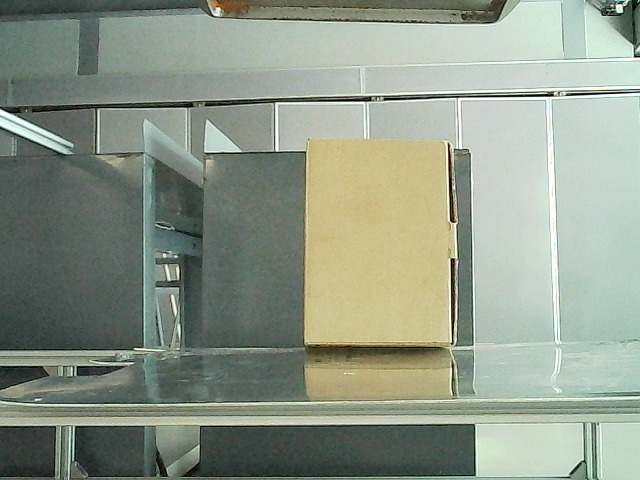
#> input picture proyects/SCARA_robot/software/TESTS/vision/tests/imagenes_test/caja.jpeg, 640 x 480 px, given in place of the camera
$ python color_chnns.py
#> lines starting #> are read from the running program, lines starting #| are printed output that depends on the picture
import cv2
import numpy as np

# Captura de video desde la cámara
cap = cv2.VideoCapture(2)

if not cap.isOpened():
    print("Error al abrir la cámara.")
    exit()

while True:
    ret, frame = cap.read()
#> frame is the input picture: shape (480, 640, 3); mean B, G, R 137.2, 152.2, 142.3
    if not ret:
        print("Error al capturar el frame.")
        break

    # Convertir a escala de grises
    gray = cv2.cvtColor(frame, cv2.COLOR_BGR2GRAY)

    # Separar los canales de color RGB
    b, g, r = cv2.split(frame)
    blue_channel = cv2.merge([b, b, b])
    green_channel = cv2.merge([g, g, g])
    red_channel = cv2.merge([r, r, r])

    # Crear mosaico RGB
    rgb_top_row = np.hstack((frame, blue_channel))
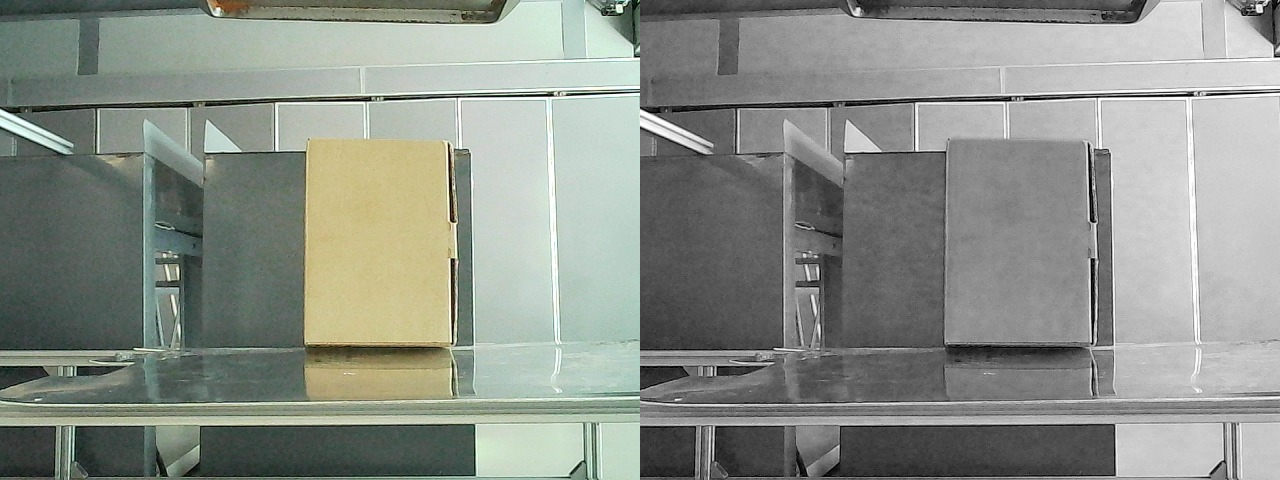
#> rgb_top_row: shape (480, 1280, 3); mean B, G, R 137.2, 144.7, 139.8
    rgb_bottom_row = np.hstack((green_channel, red_channel))
    rgb_mosaic = np.vstack((rgb_top_row, rgb_bottom_row))
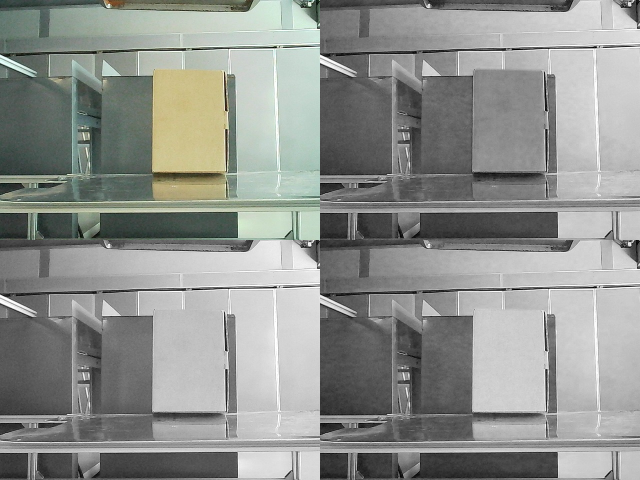
#> rgb_mosaic: shape (960, 1280, 3) (shown at 1/2 size); mean B, G, R 142.2, 146, 143.5

    # Convertir a HSV y separar canales
    hsv = cv2.cvtColor(frame, cv2.COLOR_BGR2HSV)
#> hsv: shape (480, 640, 3); mean H, S, V 61.2, 36.4, 153.5
    h, s, v = cv2.split(hsv)
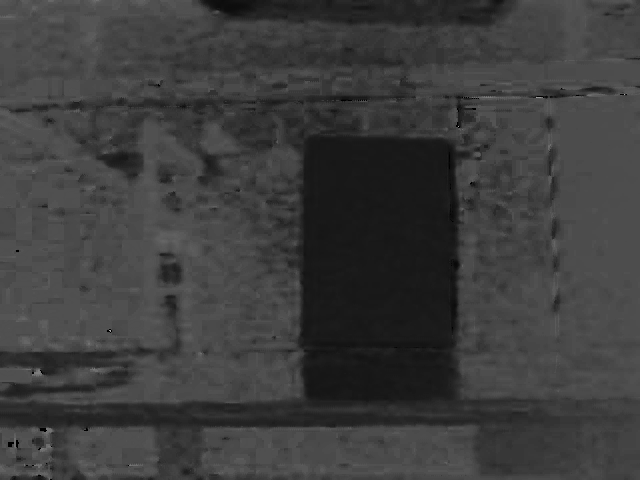
#> h: shape (480, 640); min 0, max 165, mean 61.2
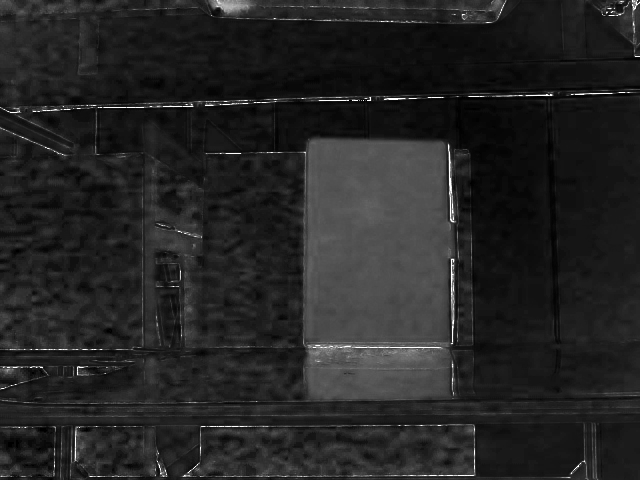
#> s: shape (480, 640); min 0, max 255, mean 36.4
    hue_channel = cv2.merge([h, h, h])
#> hue_channel: shape (480, 640, 3); mean H, S, V 61.2, 61.2, 61.2
    saturation_channel = cv2.merge([s, s, s])
#> saturation_channel: shape (480, 640, 3); mean H, S, V 36.4, 36.4, 36.4
    value_channel = cv2.merge([v, v, v])
#> value_channel: shape (480, 640, 3); mean H, S, V 153.5, 153.5, 153.5

    # Crear mosaico HSV
    hsv_top_row = np.hstack((hue_channel, saturation_channel))
#> hsv_top_row: shape (480, 1280, 3); mean H, S, V 48.8, 48.8, 48.8
    hsv_bottom_row = np.hstack((value_channel, frame))
#> hsv_bottom_row: shape (480, 1280, 3); mean H, S, V 145.4, 152.9, 147.9
    hsv_mosaic = np.vstack((hsv_top_row, hsv_bottom_row))
#> hsv_mosaic: shape (960, 1280, 3); mean H, S, V 97.1, 100.8, 98.3

    # Convertir a LAB y separar canales
    lab = cv2.cvtColor(frame, cv2.COLOR_BGR2LAB)
#> lab: shape (480, 640, 3); mean of channels 0, 1, 2 155.7, 121.8, 134.6
    l, a, b = cv2.split(lab)
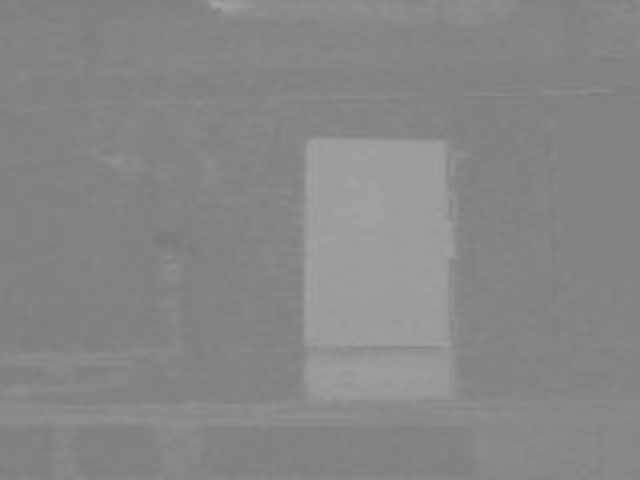
#> b: shape (480, 640); min 120, max 164, mean 134.6
    luminance_channel = cv2.merge([l, l, l])
#> luminance_channel: shape (480, 640, 3); mean of channels 0, 1, 2 155.7, 155.7, 155.7
    a_channel = cv2.merge([a, a, a])
#> a_channel: shape (480, 640, 3); mean of channels 0, 1, 2 121.8, 121.8, 121.8
    b_channel = cv2.merge([b, b, b])
#> b_channel: shape (480, 640, 3); mean of channels 0, 1, 2 134.6, 134.6, 134.6

    # Crear mosaico LAB
    lab_top_row = np.hstack((luminance_channel, a_channel))
#> lab_top_row: shape (480, 1280, 3); mean of channels 0, 1, 2 138.7, 138.7, 138.7
    lab_bottom_row = np.hstack((b_channel, frame))
#> lab_bottom_row: shape (480, 1280, 3); mean of channels 0, 1, 2 135.9, 143.4, 138.4
    lab_mosaic = np.vstack((lab_top_row, lab_bottom_row))
#> lab_mosaic: shape (960, 1280, 3); mean of channels 0, 1, 2 137.3, 141.1, 138.6

    # Convertir a YCrCb y separar canales
    ycrcb = cv2.cvtColor(frame, cv2.COLOR_BGR2YCrCb)
#> ycrcb: shape (480, 640, 3); mean of channels 0, 1, 2 147.5, 124.3, 122.2
    y, cr, cb = cv2.split(ycrcb)
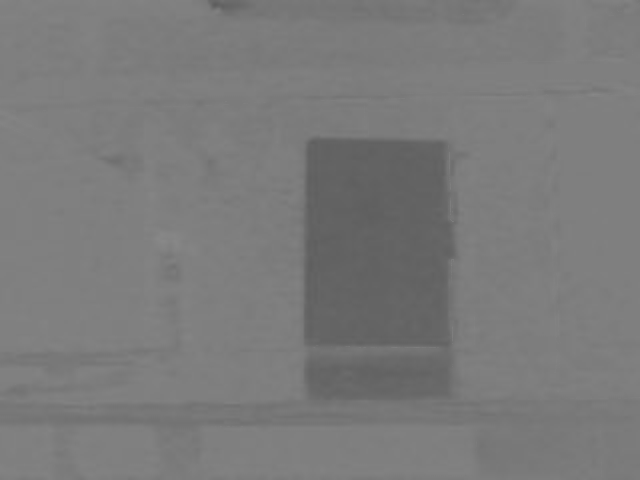
#> cb: shape (480, 640); min 93, max 136, mean 122.2
    y_channel = cv2.merge([y, y, y])
#> y_channel: shape (480, 640, 3); mean of channels 0, 1, 2 147.5, 147.5, 147.5
    cr_channel = cv2.merge([cr, cr, cr])
#> cr_channel: shape (480, 640, 3); mean of channels 0, 1, 2 124.3, 124.3, 124.3
    cb_channel = cv2.merge([cb, cb, cb])
#> cb_channel: shape (480, 640, 3); mean of channels 0, 1, 2 122.2, 122.2, 122.2

    # Crear mosaico YCrCb
    ycrcb_top_row = np.hstack((y_channel, cr_channel))
#> ycrcb_top_row: shape (480, 1280, 3); mean of channels 0, 1, 2 135.9, 135.9, 135.9
    ycrcb_bottom_row = np.hstack((cb_channel, frame))
#> ycrcb_bottom_row: shape (480, 1280, 3); mean of channels 0, 1, 2 129.7, 137.2, 132.3
    ycrcb_mosaic = np.vstack((ycrcb_top_row, ycrcb_bottom_row))
#> ycrcb_mosaic: shape (960, 1280, 3); mean of channels 0, 1, 2 132.8, 136.5, 134.1

    # Crear mosaico Grayscale
    gray_channel = cv2.merge([gray, gray, gray])
    gray_mosaic = np.hstack((gray_channel, frame))
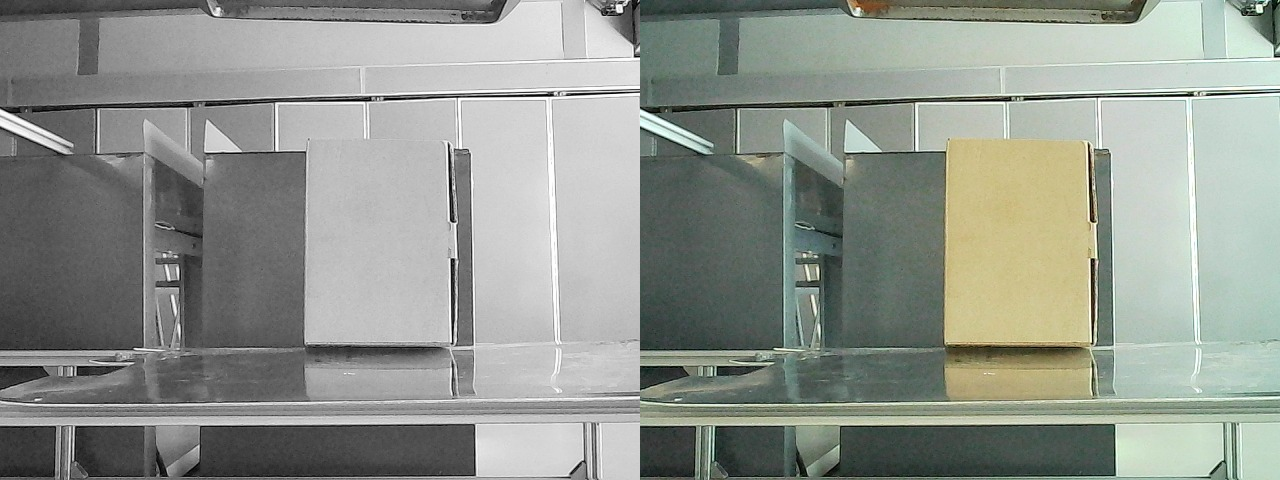
#> gray_mosaic: shape (480, 1280, 3); mean of channels 0, 1, 2 142.4, 149.8, 144.9; drawn as B, G, R

    # Mostrar los mosaicos
    cv2.imshow('Mosaico RGB', rgb_mosaic)
    cv2.imshow('Mosaico HSV', hsv_mosaic)
    cv2.imshow('Mosaico LAB', lab_mosaic)
    cv2.imshow('Mosaico YCrCb', ycrcb_mosaic)
    cv2.imshow('Mosaico Grayscale', gray_mosaic)

    # Salir con la tecla 'q'
    if cv2.waitKey(1) & 0xFF == ord('q'):
#> (key q is pressed here)
        break

# Liberar recursos
cap.release()
cv2.destroyAllWindows()

$ run again, on proyects/SCARA_robot/software/TESTS/vision/tests/imagenes_test/Mosaico: Original | Azul | Verde | Rojo_2.png
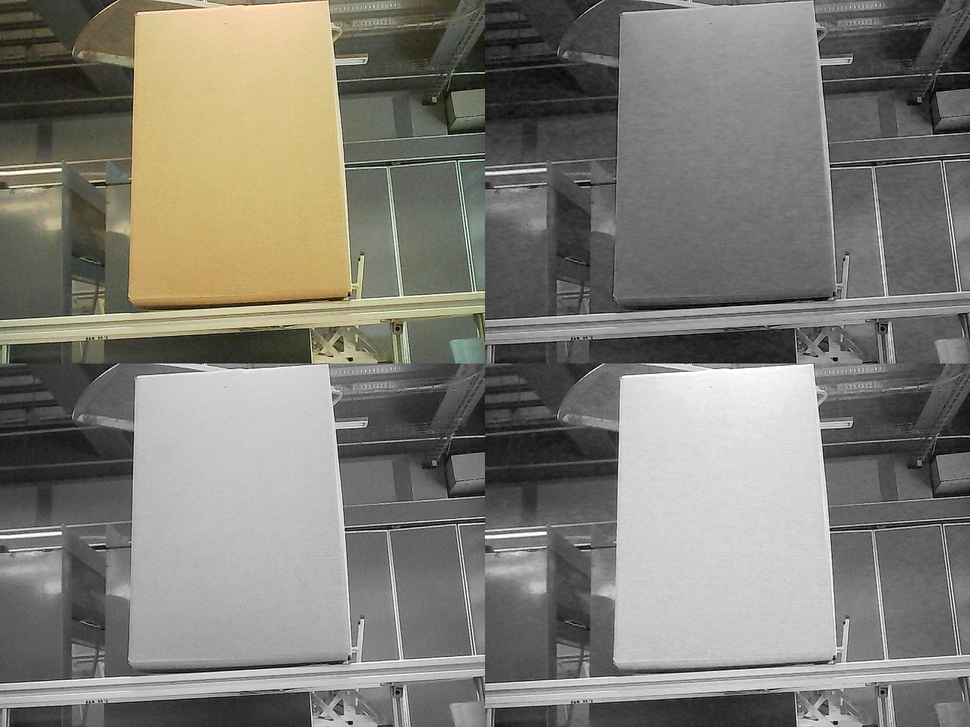
#> input picture proyects/SCARA_robot/software/TESTS/vision/tests/imagenes_test/Mosaico: Original | Azul | Verde | Rojo_2.png, 970 x 727 px, shrunk from 1280 x 960 before the run, given in place of the camera
#> frame is the input picture: shape (727, 970, 3); mean B, G, R 117.3, 125.1, 127.2
#> hsv: shape (727, 970, 3); mean H, S, V 7.7, 16.9, 127.7
#> hue_channel: shape (727, 970, 3); mean H, S, V 7.7, 7.7, 7.7
#> saturation_channel: shape (727, 970, 3); mean H, S, V 16.9, 16.9, 16.9
#> value_channel: shape (727, 970, 3); mean H, S, V 127.7, 127.7, 127.7
#> hsv_top_row: shape (727, 1940, 3); mean H, S, V 12.3, 12.3, 12.3
#> hsv_bottom_row: shape (727, 1940, 3); mean H, S, V 122.5, 126.4, 127.5
#> hsv_mosaic: shape (1454, 1940, 3); mean H, S, V 67.4, 69.3, 69.9
#> lab: shape (727, 970, 3); mean of channels 0, 1, 2 131.5, 127.5, 132.4
#> luminance_channel: shape (727, 970, 3); mean of channels 0, 1, 2 131.5, 131.5, 131.5
#> a_channel: shape (727, 970, 3); mean of channels 0, 1, 2 127.5, 127.5, 127.5
#> b_channel: shape (727, 970, 3); mean of channels 0, 1, 2 132.4, 132.4, 132.4
#> lab_top_row: shape (727, 1940, 3); mean of channels 0, 1, 2 129.5, 129.5, 129.5
#> lab_bottom_row: shape (727, 1940, 3); mean of channels 0, 1, 2 124.9, 128.8, 129.8
#> lab_mosaic: shape (1454, 1940, 3); mean of channels 0, 1, 2 127.2, 129.1, 129.7
#> ycrcb: shape (727, 970, 3); mean of channels 0, 1, 2 124.9, 129.7, 123.7
#> `y, cr, cb = cv2.split(ycrcb)`:
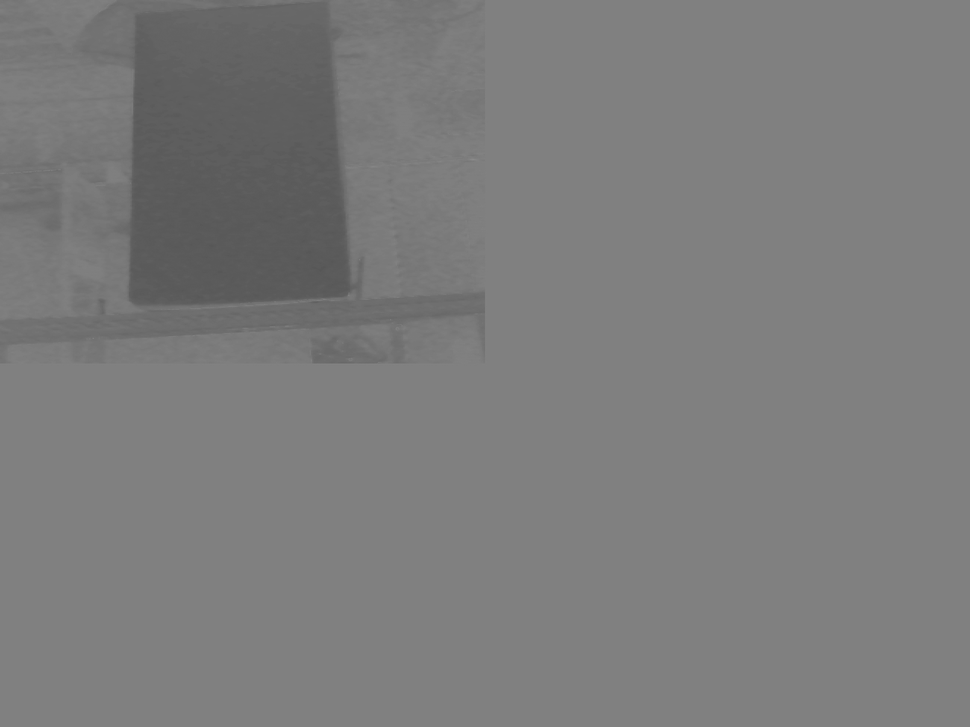
#> cb: shape (727, 970); min 86, max 139, mean 123.7
#> y_channel: shape (727, 970, 3); mean of channels 0, 1, 2 124.9, 124.9, 124.9
#> cr_channel: shape (727, 970, 3); mean of channels 0, 1, 2 129.7, 129.7, 129.7
#> cb_channel: shape (727, 970, 3); mean of channels 0, 1, 2 123.7, 123.7, 123.7
#> ycrcb_top_row: shape (727, 1940, 3); mean of channels 0, 1, 2 127.3, 127.3, 127.3
#> ycrcb_bottom_row: shape (727, 1940, 3); mean of channels 0, 1, 2 120.5, 124.4, 125.5
#> ycrcb_mosaic: shape (1454, 1940, 3); mean of channels 0, 1, 2 123.9, 125.9, 126.4
#> `gray_mosaic = np.hstack((gray_channel, frame))`:
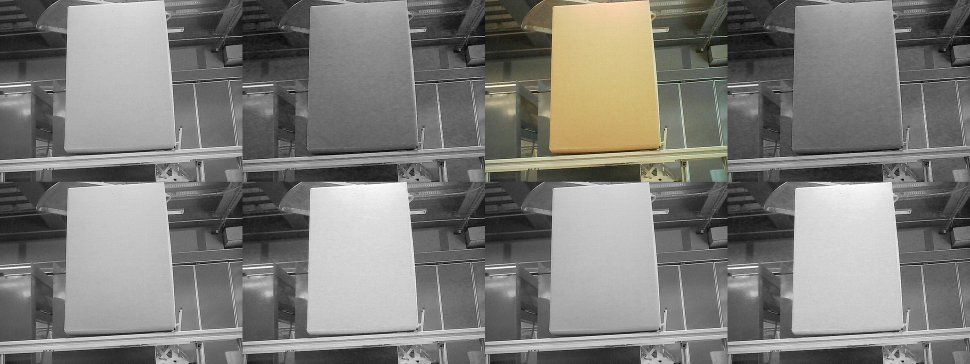
#> gray_mosaic: shape (727, 1940, 3) (shown at 1/2 size); mean of channels 0, 1, 2 121.1, 125, 126.1; drawn as B, G, R
